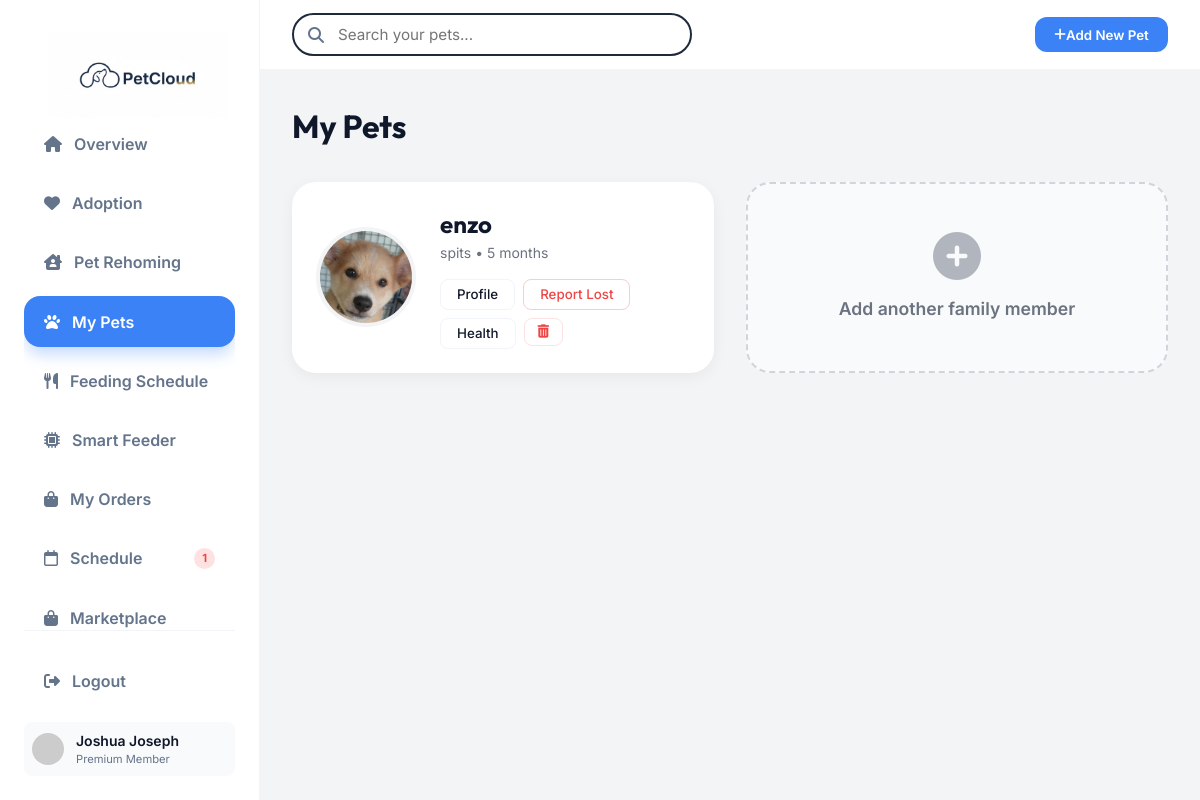
The app's page /mypets.php (signed in) with its own data.
### tables this page shows
CREATE TABLE `user_pets` (
  `id` int(11) NOT NULL,
  `user_id` int(11) NOT NULL,
  `pet_name` varchar(100) NOT NULL,
  `pet_breed` varchar(100) DEFAULT NULL,
  `pet_age` varchar(50) DEFAULT NULL,
  `pet_type` varchar(50) DEFAULT NULL,
  `pet_image` text DEFAULT NULL,
  `created_at` timestamp NOT NULL DEFAULT current_timestamp(),
  `status` enum('Active','Lost') DEFAULT 'Active',
  `pet_gender` varchar(20) DEFAULT 'Unknown',
  `pet_weight` varchar(20) DEFAULT '0 kg',
  `pet_description` text DEFAULT NULL
);

### mypets.php (the view, shortened to what this page needs)
<?php
require_once 'db_connect.php';
$user_id = $_SESSION['user_id'];
try {
    $pdo->query("SELECT pet_gender FROM user_pets LIMIT 1");
} catch (PDOException $e) {
    $pdo->exec("CREATE TABLE IF NOT EXISTS user_pets (
        id INT AUTO_INCREMENT PRIMARY KEY,
        user_id INT NOT NULL,
        pet_name VARCHAR(100) NOT NULL,
        pet_breed VARCHAR(100),
        pet_age VARCHAR(50),
        pet_type VARCHAR(50),
        pet_image TEXT,
        pet_gender VARCHAR(20) DEFAULT 'Unknown',
        pet_weight VARCHAR(20) DEFAULT '0 kg',
        pet_description TEXT,
        created_at TIMESTAMP DEFAULT CURRENT_TIMESTAMP,
        FOREIGN KEY (user_id) REFERENCES users(id)
    )");
    try {
        $pdo->exec("ALTER TABLE user_pets ADD COLUMN pet_gender VARCHAR(20) DEFAULT 'Unknown'");
    } catch (Exception $ex) {
    }
    try {
        $pdo->exec("ALTER TABLE user_pets ADD COLUMN pet_weight VARCHAR(20) DEFAULT '0 kg'");
    } catch (Exception $ex) {
    }
    try {
        $pdo->exec("ALTER TABLE user_pets ADD COLUMN pet_description TEXT");
    } catch (Exception $ex) {
    }
}
$stmt = $pdo->prepare("SELECT * FROM user_pets WHERE user_id = ? ORDER BY created_at DESC");
$stmt->execute([$user_id]);
$pets = $stmt->fetchAll();
?>
<!DOCTYPE html>
<html lang="en">
<head>
    <link rel="stylesheet" href="https://cdnjs.cloudflare.com/ajax/libs/font-awesome/6.4.0/css/all.min.css">
    <link rel="stylesheet" href="css/styles.css">
</head>
<body class="dashboard-page">
    <div class="dashboard-container">
        <?php include 'user-sidebar.php'; ?>
        <main class="main-content">
            <header class="top-header">
                <div class="search-bar">
                    <i class="fa-solid fa-magnifying-glass"></i>
                    <input type="text" id="petSearch" placeholder="Search your pets...">
                </div>
                <div class="header-actions">
                    <button class="btn btn-primary" onclick="openModal()"
                        style="padding: 0.6rem 1.2rem; border-radius: 0.75rem; font-weight: 600;">
                        <i class="fa-solid fa-plus"></i> Add New Pet
                    </button>
                </div>
            </header>
            <div class="content-wrapper">
                <h1 style="margin-bottom: 2rem; font-family: 'Outfit';">My Pets</h1>
                <div style="display: grid; grid-template-columns: repeat(auto-fill, minmax(380px, 1fr)); gap: 2rem;">
                    <?php foreach ($pets as $pet):
                        $isLost = ($pet['status'] === 'Lost');
                        ?>
                        <div class="pet-card <?php echo $isLost ? 'lost' : ''; ?>"
                            data-name="<?php echo strtolower($pet['pet_name']); ?>" style="position: relative;">
                            <img src="<?php echo htmlspecialchars($pet['pet_image']); ?>" class="pet-avatar" alt="Pet"
                                style="<?php echo $isLost ? 'filter: grayscale(0.5);' : ''; ?>">
                            <div style="flex: 1;">
                                <h3 style="font-size: 1.5rem; font-family: 'Outfit', sans-serif;">
                                    <?php echo htmlspecialchars($pet['pet_name']); ?>
                                </h3>
                                <p style="color: #6b7280; font-size: 0.875rem;">
                                    <?php echo htmlspecialchars($pet['pet_breed']); ?> •
                                    <?php echo htmlspecialchars($pet['pet_age']); ?>
                                </p>
                                <div style="margin-top: 1rem; display: flex; gap: 0.5rem; flex-wrap: wrap;">
                                    <button class="btn btn-sm btn-outline" style="padding: 0.4rem 1rem;"
                                        onclick="openDetailModal(<?php echo $pet['id']; ?>)">Profile</button>
                                    <?php if ($isLost): ?>
                                        <form method="POST" style="display:inline;">
                                            <input type="hidden" name="pet_id" value="<?php echo $pet['id']; ?>">
                                            <button type="submit" name="mark_as_found" class="btn btn-sm"
                                                style="padding: 0.4rem 1rem; background: #10b981; color: white; border: none; font-weight: 700;">Found!</button>
                                        </form>
                                    <?php else: ?>
                                        <button class="btn btn-sm btn-outline"
                                            style="padding: 0.4rem 1rem; color: #ef4444; border-color: #fecaca;"
                                            onclick="openLostModal(<?php echo $pet['id']; ?>, '<?php echo htmlspecialchars($pet['pet_name']); ?>')">Report
                                            Lost</button>
                                    <?php endif; ?>
                                    <button class="btn btn-sm btn-outline" style="padding: 0.4rem 1rem;"
                                        onclick="window.location.href='health-records.php?pet_id=<?php echo $pet['id']; ?>'">Health</button>
                                    <form method="POST"
                                        onsubmit="return confirm('Are you sure you want to remove <?php echo htmlspecialchars($pet['pet_name']); ?>? This action cannot be undone.');"
                                        style="display:inline;">
                                        <button type="submit" name="delete_pet" class="btn btn-sm btn-outline"
                                            style="padding: 0.4rem 0.8rem; color: #ef4444; border-color: #fee2e2;"
                                            title="Remove Pet">
                                            <i class="fa-solid fa-trash-can"></i>
                                        </button>
                                    </form>
                                </div>
                            </div>
                        </div>
                    <?php endforeach; ?>
                    <div class="add-card" onclick="openModal()">
                        <i class="fa-solid fa-circle-plus"
                            style="font-size: 3rem; margin-bottom: 1rem; opacity: 0.5;"></i>
                        <p style="font-weight: 600; font-size: 1.1rem;">Add another family member</p>
                    </div>
                </div>
            </div>
        </main>
    </div>
</body>
</html>

### css/styles.css (style rules this page uses)
:root { --primary-color: #3b82f6; --primary-hover: #2563eb; --text-main: #0f172a; --text-muted: #64748b; --bg-light: #fefcf9; --white: #ffffff; --border-color: #f1f5f9; --accent-yellow: #fde68a; --accent-green: #10b981; --glass-bg: rgba(255, 255, 255, 0.7); --shadow-premium: 0 20px 25px -5px rgba(0, 0, 0, 0.05), 0 10px 10px -5px rgba(0, 0, 0, 0.02); --shadow-lg: 0 10px 15px -3px rgba(0, 0, 0, 0.1); }
* { margin: 0; padding: 0; box-sizing: border-box; font-family: 'Inter', 'Outfit', sans-serif; }
body { background-color: var(--bg-light); color: var(--text-main); line-height: 1.5; -webkit-font-smoothing: antialiased; overflow-x: hidden; }
h1, h2, h3, h4, h5, h6 { font-weight: 700; color: var(--text-main); }
.btn { display: inline-flex; align-items: center; justify-content: center; padding: 0.75rem 1.5rem; border-radius: 0.5rem; font-weight: 500; cursor: pointer; transition: all 0.2s; }
.btn-primary { background-color: var(--primary-color); color: white; border: none; }
.btn-outline { background-color: transparent; border: 1px solid var(--border-color); color: var(--text-main); }
.dashboard-page { background-color: #f3f4f6; display: block; height: 100vh; overflow: hidden; }
.dashboard-container { display: flex; height: 100%; }
.main-content { flex: 1; display: flex; flex-direction: column; overflow: hidden; }
.top-header { height: 70px; background: white; border-bottom: 1px solid var(--border-color); display: flex; align-items: center; justify-content: space-between; padding: 0 2rem; }
.search-bar { position: relative; width: 400px; }
.search-bar input { width: 100%; padding: 0.6rem 1rem 0.6rem 2.75rem; border: 2px solid #1e293b; background: #ffffff; border-radius: 2rem; font-size: 0.95rem; transition: all 0.2s ease; outline: none; }
.search-bar i { position: absolute; left: 1rem; top: 50%; transform: translateY(-50%); color: var(--text-muted); }
.header-actions { display: flex; align-items: center; gap: 1rem; }
.content-wrapper { flex: 1; overflow-y: auto; padding: 2rem; }

### mypets.php (style rules this page uses)
.pet-card { background: white; border-radius: 1.5rem; padding: 1.5rem; display: flex; gap: 1.5rem; align-items: center; box-shadow: 0 4px 15px rgba(0, 0, 0, 0.05); transition: transform 0.2s; }
.pet-avatar { width: 100px; height: 100px; border-radius: 50%; object-fit: cover; border: 4px solid #f3f4f6; }
.add-card { background: #f9fafb; border: 2px dashed #d1d5db; border-radius: 1.5rem; padding: 2rem; display: flex; flex-direction: column; justify-content: center; align-items: center; cursor: pointer; transition: all 0.2s; text-align: center; color: #6b7280; }

### records on screen
user_pets: pet_image (picture), pet_name "enzo", pet_breed "spits", pet_age "5 months"

### other values on screen
$upcomingCount "1"
$user_name "Joshua Joseph"
